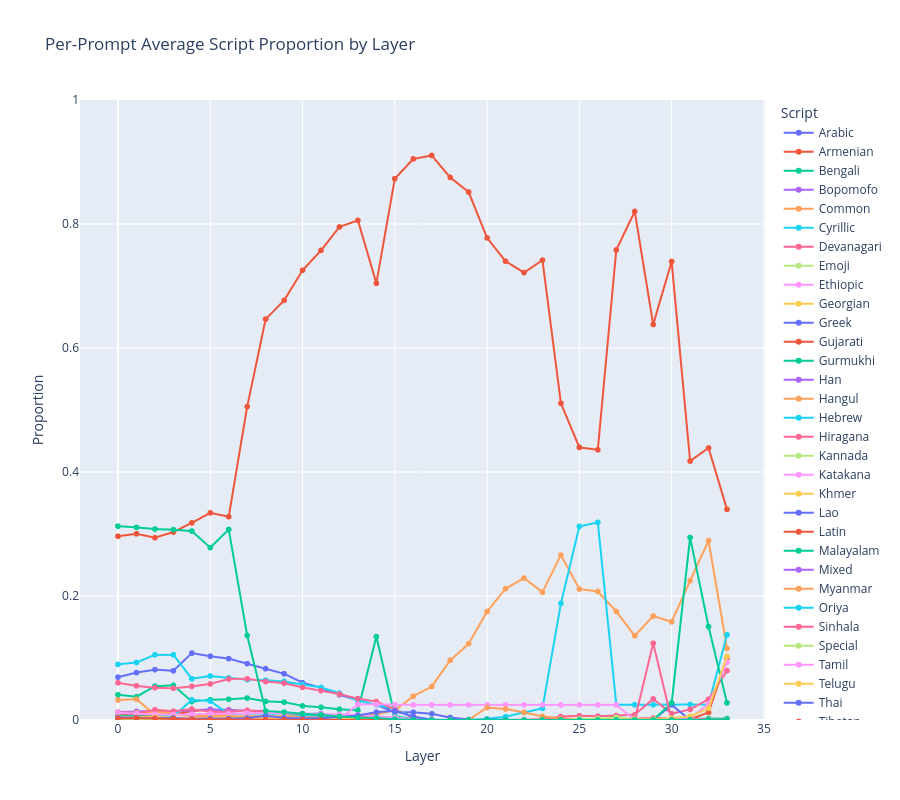

The notebook cell this image was saved under:
### Code cell
lang_prop(["layer", "script"])

### Figure 1 — Plotly figure (JSON) as saved in the notebook; plotly's stock layout.template omitted (floating-point values rounded to 4 significant figures)
{"data": [{"hovertemplate": "Script=Arabic<br>Layer=%{x}<br>Proportion=%{y}<extra></extra>", "legendgroup": "Arabic", "line": {"color": "#636efa", "dash": "solid"}, "marker": {"symbol": "circle"}, "mode": "lines+markers", "name": "Arabic", "showlegend": true, "type": "scattergl", "x": [0, 1, 2, 3, 4, 5, 6, 7, 8, 9, 10, 11, 12, 13, 14, 15, 16, 17, 18, 19, 20, 21, 22, 23, 24, 25, 26, 27, 28, 29, 30, 31, 32, 33], "xaxis": "x", "y": [0.06916, 0.07647, 0.08127, 0.07941, 0.1079, 0.1029, 0.099, 0.09084, 0.08266, 0.07459, 0.0602, 0.052, 0.0407, 0.03179, 0.02453, 0.01247, 0.01245, 0.009985, 0.00397, 0.0008184, 0.0001693, 0.0, 0.0, 0.0009794, 5.299e-05, 3.646e-05, 7.692e-06, 7.047e-05, 0.0001365, 0.0001236, 0.0001316, 0.0002448, 0.0002658, 0.0002276], "yaxis": "y"}, {"hovertemplate": "Script=Armenian<br>Layer=%{x}<br>Proportion=%{y}<extra></extra>", "legendgroup": "Armenian", "line": {"color": "#EF553B", "dash": "solid"}, "marker": {"symbol": "circle"}, "mode": "lines+markers", "name": "Armenian", "showlegend": true, "type": "scattergl", "x": [0, 1, 2, 3, 4, 5, 6, 7, 8, 9, 10, 11, 12, 13, 14, 15, 16, 17, 18, 19, 20, 21, 22, 23, 24, 25, 26, 27, 28, 29, 30, 31, 32, 33], "xaxis": "x", "y": [6.829e-05, 7.305e-05, 8.013e-06, 0.0001614, 0.0002907, 0.000494, 0.0004256, 0.0005754, 0.0006012, 0.000876, 0.0004962, 0.0005243, 0.0004901, 0.00108, 0.0008019, 0.0004449, 3.318e-05, 0.0, 0.0, 0.0, 0.0, 0.0, 0.0, 0.0, 0.0, 0.0, 0.0, 0.0, 2.48e-05, 6.867e-05, 4.545e-05, 7.806e-05, 8.547e-06, 6.305e-06], "yaxis": "y"}, {"hovertemplate": "Script=Bengali<br>Layer=%{x}<br>Proportion=%{y}<extra></extra>", "legendgroup": "Bengali", "line": {"color": "#00cc96", "dash": "solid"}, "marker": {"symbol": "circle"}, "mode": "lines+markers", "name": "Bengali", "showlegend": true, "type": "scattergl", "x": [0, 1, 2, 3, 4, 5, 6, 7, 8, 9, 10, 11, 12, 13, 14, 15, 16, 17, 18, 19, 20, 21, 22, 23, 24, 25, 26, 27, 28, 29, 30, 31, 32, 33], "xaxis": "x", "y": [0.04079, 0.0375, 0.05454, 0.05584, 0.02986, 0.03262, 0.03338, 0.03538, 0.03006, 0.02888, 0.0227, 0.02064, 0.01728, 0.01559, 0.1345, 0.00599, 0.001936, 0.0001115, 4.896e-05, 4.896e-05, 0.000118, 0.0, 0.0, 1.518e-05, 0.0002665, 0.0001567, 0.0002769, 0.0005491, 0.0007986, 0.0009134, 0.00136, 0.001932, 0.002169, 0.002353], "yaxis": "y"}, {"hovertemplate": "Script=Bopomofo<br>Layer=%{x}<br>Proportion=%{y}<extra></extra>", "legendgroup": "Bopomofo", "line": {"color": "#ab63fa", "dash": "solid"}, "marker": {"symbol": "circle"}, "mode": "lines+markers", "name": "Bopomofo", "showlegend": true, "type": "scattergl", "x": [0, 1, 2, 3, 4, 5, 6, 7, 8, 9, 10, 11, 12, 13, 14, 15, 16, 17, 18, 19, 20, 21, 22, 23, 24, 25, 26, 27, 28, 29, 30, 31, 32, 33], "xaxis": "x", "y": [0.0, 0.0, 0.0, 0.0, 0.0, 0.0, 0.0, 0.0, 0.0, 0.0, 0.0, 8.013e-06, 0.0, 0.0, 0.0, 0.0, 0.0, 0.0, 0.0, 0.0, 0.0, 0.0, 0.0, 0.0, 0.0, 0.0, 0.0, 0.0, 0.0, 0.0, 0.0, 0.0, 0.0, 0.0], "yaxis": "y"}, {"hovertemplate": "Script=Common<br>Layer=%{x}<br>Proportion=%{y}<extra></extra>", "legendgroup": "Common", "line": {"color": "#FFA15A", "dash": "solid"}, "marker": {"symbol": "circle"}, "mode": "lines+markers", "name": "Common", "showlegend": true, "type": "scattergl", "x": [0, 1, 2, 3, 4, 5, 6, 7, 8, 9, 10, 11, 12, 13, 14, 15, 16, 17, 18, 19, 20, 21, 22, 23, 24, 25, 26, 27, 28, 29, 30, 31, 32, 33], "xaxis": "x", "y": [0.03219, 0.0336, 0.008297, 0.009636, 0.005855, 0.009162, 0.006589, 0.005873, 0.006365, 0.005939, 0.006397, 0.005976, 0.005083, 0.006382, 0.008993, 0.01547, 0.03833, 0.05404, 0.09626, 0.123, 0.175, 0.2119, 0.2289, 0.2062, 0.266, 0.2111, 0.2074, 0.1751, 0.1359, 0.1677, 0.1584, 0.2245, 0.2891, 0.1154], "yaxis": "y"}, {"hovertemplate": "Script=Cyrillic<br>Layer=%{x}<br>Proportion=%{y}<extra></extra>", "legendgroup": "Cyrillic", "line": {"color": "#19d3f3", "dash": "solid"}, "marker": {"symbol": "circle"}, "mode": "lines+markers", "name": "Cyrillic", "showlegend": true, "type": "scattergl", "x": [0, 1, 2, 3, 4, 5, 6, 7, 8, 9, 10, 11, 12, 13, 14, 15, 16, 17, 18, 19, 20, 21, 22, 23, 24, 25, 26, 27, 28, 29, 30, 31, 32, 33], "xaxis": "x", "y": [0.08979, 0.09275, 0.1051, 0.1051, 0.06655, 0.07098, 0.06788, 0.06503, 0.06421, 0.06215, 0.0573, 0.05249, 0.04328, 0.03155, 0.02457, 0.01779, 0.004719, 0.0001249, 4.71e-05, 8.013e-06, 0.001952, 0.005267, 0.01221, 0.01872, 0.1882, 0.3122, 0.3187, 0.02456, 0.02458, 0.02463, 0.02487, 0.02495, 0.02465, 0.1375], "yaxis": "y"}, {"hovertemplate": "Script=Devanagari<br>Layer=%{x}<br>Proportion=%{y}<extra></extra>", "legendgroup": "Devanagari", "line": {"color": "#FF6692", "dash": "solid"}, "marker": {"symbol": "circle"}, "mode": "lines+markers", "name": "Devanagari", "showlegend": true, "type": "scattergl", "x": [0, 1, 2, 3, 4, 5, 6, 7, 8, 9, 10, 11, 12, 13, 14, 15, 16, 17, 18, 19, 20, 21, 22, 23, 24, 25, 26, 27, 28, 29, 30, 31, 32, 33], "xaxis": "x", "y": [0.06, 0.05509, 0.05198, 0.05111, 0.05424, 0.0582, 0.0661, 0.06652, 0.06206, 0.05953, 0.05254, 0.04728, 0.04174, 0.03443, 0.02979, 0.0171, 0.003564, 0.0001799, 2.341e-05, 1.731e-05, 1.731e-05, 2.625e-05, 0.0005102, 0.001357, 0.005628, 0.006756, 0.006204, 0.007225, 0.008641, 0.03395, 0.01027, 0.01707, 0.03351, 0.07976], "yaxis": "y"}, {"hovertemplate": "Script=Emoji<br>Layer=%{x}<br>Proportion=%{y}<extra></extra>", "legendgroup": "Emoji", "line": {"color": "#B6E880", "dash": "solid"}, "marker": {"symbol": "circle"}, "mode": "lines+markers", "name": "Emoji", "showlegend": true, "type": "scattergl", "x": [0, 1, 2, 3, 4, 5, 6, 7, 8, 9, 10, 11, 12, 13, 14, 15, 16, 17, 18, 19, 20, 21, 22, 23, 24, 25, 26, 27, 28, 29, 30, 31, 32, 33], "xaxis": "x", "y": [0.0002229, 0.000299, 0.0008441, 0.00059, 0.0004438, 0.0008272, 0.0006412, 0.0004684, 0.0005052, 0.0003055, 0.0004381, 0.0003081, 0.0003295, 0.0004451, 0.0004596, 0.0002666, 1.956e-05, 0.0, 0.0, 0.0, 0.0, 0.0, 0.0, 0.0, 0.0, 0.0, 0.0, 0.0, 0.0, 0.0, 0.0, 0.0, 0.0, 0.0], "yaxis": "y"}, {"hovertemplate": "Script=Ethiopic<br>Layer=%{x}<br>Proportion=%{y}<extra></extra>", "legendgroup": "Ethiopic", "line": {"color": "#FF97FF", "dash": "solid"}, "marker": {"symbol": "circle"}, "mode": "lines+markers", "name": "Ethiopic", "showlegend": true, "type": "scattergl", "x": [0, 1, 2, 3, 4, 5, 6, 7, 8, 9, 10, 11, 12, 13, 14, 15, 16, 17, 18, 19, 20, 21, 22, 23, 24, 25, 26, 27, 28, 29, 30, 31, 32, 33], "xaxis": "x", "y": [0.0009488, 0.0008031, 0.0004724, 0.000806, 0.0005013, 0.0006302, 0.0007073, 0.0006659, 0.0007323, 0.000709, 0.0006008, 0.0006449, 0.001261, 0.02522, 0.02512, 0.02477, 0.02438, 0.02437, 0.02437, 0.02437, 0.02437, 0.02437, 0.02437, 0.02437, 0.02437, 0.02437, 0.02437, 0.02437, 0.0, 0.0, 0.0, 0.0, 5.656e-06, 1.914e-05], "yaxis": "y"}, {"hovertemplate": "Script=Georgian<br>Layer=%{x}<br>Proportion=%{y}<extra></extra>", "legendgroup": "Georgian", "line": {"color": "#FECB52", "dash": "solid"}, "marker": {"symbol": "circle"}, "mode": "lines+markers", "name": "Georgian", "showlegend": true, "type": "scattergl", "x": [0, 1, 2, 3, 4, 5, 6, 7, 8, 9, 10, 11, 12, 13, 14, 15, 16, 17, 18, 19, 20, 21, 22, 23, 24, 25, 26, 27, 28, 29, 30, 31, 32, 33], "xaxis": "x", "y": [0.0003051, 0.000542, 0.0006917, 0.0008938, 0.0003874, 0.0003055, 0.0003176, 0.000325, 0.0002516, 0.0002124, 0.0001336, 8.094e-05, 8.887e-05, 4.997e-05, 2.838e-05, 0.0, 0.0, 0.0, 0.0, 0.0, 0.0, 0.0, 0.0, 0.0, 0.0, 0.0, 0.0, 0.0, 0.0, 0.0, 3.504e-05, 2.526e-05, 1.099e-05, 1.839e-05], "yaxis": "y"}, {"hovertemplate": "Script=Greek<br>Layer=%{x}<br>Proportion=%{y}<extra></extra>", "legendgroup": "Greek", "line": {"color": "#636efa", "dash": "solid"}, "marker": {"symbol": "circle"}, "mode": "lines+markers", "name": "Greek", "showlegend": true, "type": "scattergl", "x": [0, 1, 2, 3, 4, 5, 6, 7, 8, 9, 10, 11, 12, 13, 14, 15, 16, 17, 18, 19, 20, 21, 22, 23, 24, 25, 26, 27, 28, 29, 30, 31, 32, 33], "xaxis": "x", "y": [0.0007405, 0.0009881, 0.0007331, 0.001048, 0.0006367, 0.0008365, 0.00114, 0.001121, 0.001312, 0.001615, 0.001181, 0.0008721, 0.0008032, 0.0005613, 0.0004706, 8.11e-05, 0.0, 0.0, 0.0, 0.0, 0.0, 0.0, 0.0, 0.0, 0.0, 0.0, 8.945e-06, 5.495e-06, 2.096e-05, 0.0, 0.02438, 5.213e-05, 7.523e-05, 1.131e-05], "yaxis": "y"}, {"hovertemplate": "Script=Gujarati<br>Layer=%{x}<br>Proportion=%{y}<extra></extra>", "legendgroup": "Gujarati", "line": {"color": "#EF553B", "dash": "solid"}, "marker": {"symbol": "circle"}, "mode": "lines+markers", "name": "Gujarati", "showlegend": true, "type": "scattergl", "x": [0, 1, 2, 3, 4, 5, 6, 7, 8, 9, 10, 11, 12, 13, 14, 15, 16, 17, 18, 19, 20, 21, 22, 23, 24, 25, 26, 27, 28, 29, 30, 31, 32, 33], "xaxis": "x", "y": [0.009079, 0.008057, 0.008925, 0.009049, 0.01421, 0.01682, 0.01636, 0.01508, 0.01366, 0.01222, 0.007881, 0.005491, 0.005906, 0.003934, 0.003243, 0.0006981, 9.177e-05, 0.0, 0.0, 0.0, 0.0, 0.0, 0.0, 0.0, 0.0, 0.0, 2.072e-05, 4.738e-05, 0.0001594, 0.0002248, 0.0003711, 0.001057, 0.01215, 0.09992], "yaxis": "y"}, {"hovertemplate": "Script=Gurmukhi<br>Layer=%{x}<br>Proportion=%{y}<extra></extra>", "legendgroup": "Gurmukhi", "line": {"color": "#00cc96", "dash": "solid"}, "marker": {"symbol": "circle"}, "mode": "lines+markers", "name": "Gurmukhi", "showlegend": true, "type": "scattergl", "x": [0, 1, 2, 3, 4, 5, 6, 7, 8, 9, 10, 11, 12, 13, 14, 15, 16, 17, 18, 19, 20, 21, 22, 23, 24, 25, 26, 27, 28, 29, 30, 31, 32, 33], "xaxis": "x", "y": [0.00116, 0.001803, 0.001791, 0.001762, 0.001712, 0.001937, 0.001935, 0.00177, 0.00179, 0.001683, 0.001141, 0.0008966, 0.0007394, 0.0003756, 0.0003654, 5.594e-05, 0.0, 0.0, 0.0, 0.0, 0.0, 0.0, 0.0, 0.0, 0.0, 0.0, 0.0, 0.0, 8.013e-06, 1.933e-05, 2.972e-05, 6.164e-05, 5.97e-05, 0.0], "yaxis": "y"}, {"hovertemplate": "Script=Han<br>Layer=%{x}<br>Proportion=%{y}<extra></extra>", "legendgroup": "Han", "line": {"color": "#ab63fa", "dash": "solid"}, "marker": {"symbol": "circle"}, "mode": "lines+markers", "name": "Han", "showlegend": true, "type": "scattergl", "x": [0, 1, 2, 3, 4, 5, 6, 7, 8, 9, 10, 11, 12, 13, 14, 15, 16, 17, 18, 19, 20, 21, 22, 23, 24, 25, 26, 27, 28, 29, 30, 31, 32, 33], "xaxis": "x", "y": [0.01268, 0.01385, 0.0147, 0.01397, 0.01566, 0.01723, 0.01599, 0.01525, 0.01445, 0.01266, 0.009927, 0.0104, 0.006956, 0.005281, 0.004266, 0.001989, 0.0004723, 8.547e-06, 0.0001453, 0.0001453, 8.866e-05, 0.000234, 0.0, 0.0003806, 0.0005225, 0.0005449, 0.0007285, 0.000939, 0.001174, 0.001139, 0.001353, 0.001134, 0.0004006, 0.0001934], "yaxis": "y"}, {"hovertemplate": "Script=Hangul<br>Layer=%{x}<br>Proportion=%{y}<extra></extra>", "legendgroup": "Hangul", "line": {"color": "#FFA15A", "dash": "solid"}, "marker": {"symbol": "circle"}, "mode": "lines+markers", "name": "Hangul", "showlegend": true, "type": "scattergl", "x": [0, 1, 2, 3, 4, 5, 6, 7, 8, 9, 10, 11, 12, 13, 14, 15, 16, 17, 18, 19, 20, 21, 22, 23, 24, 25, 26, 27, 28, 29, 30, 31, 32, 33], "xaxis": "x", "y": [0.01224, 0.01175, 0.01349, 0.01048, 0.005805, 0.00585, 0.005511, 0.006154, 0.006475, 0.005015, 0.004826, 0.003858, 0.002836, 0.001852, 0.00155, 0.001394, 0.001168, 0.0001308, 1.993e-05, 2.111e-05, 0.02018, 0.01775, 0.01227, 0.00584, 0.002603, 0.001442, 0.001715, 0.001753, 0.002288, 0.002253, 0.002679, 0.003007, 0.0008996, 0.0008255], "yaxis": "y"}, {"hovertemplate": "Script=Hebrew<br>Layer=%{x}<br>Proportion=%{y}<extra></extra>", "legendgroup": "Hebrew", "line": {"color": "#19d3f3", "dash": "solid"}, "marker": {"symbol": "circle"}, "mode": "lines+markers", "name": "Hebrew", "showlegend": true, "type": "scattergl", "x": [0, 1, 2, 3, 4, 5, 6, 7, 8, 9, 10, 11, 12, 13, 14, 15, 16, 17, 18, 19, 20, 21, 22, 23, 24, 25, 26, 27, 28, 29, 30, 31, 32, 33], "xaxis": "x", "y": [0.003441, 0.00463, 0.005075, 0.005737, 0.03253, 0.03048, 0.009468, 0.01045, 0.01013, 0.01023, 0.007814, 0.007298, 0.005207, 0.005443, 0.004166, 0.001971, 0.0003658, 1.479e-05, 0.0, 0.0, 1.346e-05, 0.0001099, 9.129e-05, 0.0, 0.0, 0.0, 0.0, 0.0, 0.0, 8.878e-05, 0.0002438, 0.0004133, 0.0003924, 5.181e-05], "yaxis": "y"}, {"hovertemplate": "Script=Hiragana<br>Layer=%{x}<br>Proportion=%{y}<extra></extra>", "legendgroup": "Hiragana", "line": {"color": "#FF6692", "dash": "solid"}, "marker": {"symbol": "circle"}, "mode": "lines+markers", "name": "Hiragana", "showlegend": true, "type": "scattergl", "x": [0, 1, 2, 3, 4, 5, 6, 7, 8, 9, 10, 11, 12, 13, 14, 15, 16, 17, 18, 19, 20, 21, 22, 23, 24, 25, 26, 27, 28, 29, 30, 31, 32, 33], "xaxis": "x", "y": [0.01257, 0.0105, 0.01647, 0.01417, 0.01763, 0.0132, 0.01328, 0.01556, 0.01362, 0.01035, 0.01006, 0.008127, 0.007548, 0.006453, 0.005626, 0.003198, 0.0002873, 0.0, 0.0, 0.0, 0.0, 5.574e-06, 3.71e-05, 0.0004079, 0.001079, 0.001382, 0.00177, 0.00208, 0.002288, 0.0033, 0.002556, 0.002715, 0.0005823, 0.0002286], "yaxis": "y"}, {"hovertemplate": "Script=Kannada<br>Layer=%{x}<br>Proportion=%{y}<extra></extra>", "legendgroup": "Kannada", "line": {"color": "#B6E880", "dash": "solid"}, "marker": {"symbol": "circle"}, "mode": "lines+markers", "name": "Kannada", "showlegend": true, "type": "scattergl", "x": [0, 1, 2, 3, 4, 5, 6, 7, 8, 9, 10, 11, 12, 13, 14, 15, 16, 17, 18, 19, 20, 21, 22, 23, 24, 25, 26, 27, 28, 29, 30, 31, 32, 33], "xaxis": "x", "y": [0.003212, 0.002404, 0.001146, 0.001062, 0.0006822, 0.001298, 0.0009913, 0.0009499, 0.0006037, 0.0004491, 0.0005297, 0.0003005, 0.0003772, 0.00044, 0.0003345, 9.337e-05, 0.0, 0.0, 0.0, 0.0, 0.0, 0.0, 0.0, 0.0, 0.0, 0.0, 0.0, 0.0, 9.862e-06, 3.204e-05, 3.696e-05, 2.383e-05, 5.383e-05, 0.0001199], "yaxis": "y"}, {"hovertemplate": "Script=Katakana<br>Layer=%{x}<br>Proportion=%{y}<extra></extra>", "legendgroup": "Katakana", "line": {"color": "#FF97FF", "dash": "solid"}, "marker": {"symbol": "circle"}, "mode": "lines+markers", "name": "Katakana", "showlegend": true, "type": "scattergl", "x": [0, 1, 2, 3, 4, 5, 6, 7, 8, 9, 10, 11, 12, 13, 14, 15, 16, 17, 18, 19, 20, 21, 22, 23, 24, 25, 26, 27, 28, 29, 30, 31, 32, 33], "xaxis": "x", "y": [0.001928, 0.001146, 0.001231, 0.001422, 0.001248, 0.00124, 0.001441, 0.001426, 0.001155, 0.000951, 0.0008374, 0.0006701, 0.0004525, 0.0003855, 0.0003325, 0.000127, 3.309e-05, 0.0, 0.0, 0.0, 0.0, 0.0, 0.0, 0.0, 9.381e-06, 0.0, 0.0, 0.0, 4.222e-05, 5.167e-05, 0.0001006, 0.0003487, 0.0004266, 0.0001084], "yaxis": "y"}, {"hovertemplate": "Script=Khmer<br>Layer=%{x}<br>Proportion=%{y}<extra></extra>", "legendgroup": "Khmer", "line": {"color": "#FECB52", "dash": "solid"}, "marker": {"symbol": "circle"}, "mode": "lines+markers", "name": "Khmer", "showlegend": true, "type": "scattergl", "x": [0, 1, 2, 3, 4, 5, 6, 7, 8, 9, 10, 11, 12, 13, 14, 15, 16, 17, 18, 19, 20, 21, 22, 23, 24, 25, 26, 27, 28, 29, 30, 31, 32, 33], "xaxis": "x", "y": [0.001665, 0.001205, 0.0008614, 0.0008424, 0.0004798, 0.0004148, 0.0005156, 0.0005781, 0.0004512, 0.0004468, 0.0004864, 0.0002637, 0.000363, 0.0002983, 0.0002052, 1.04e-05, 0.0, 0.0, 0.0, 0.0, 0.0, 0.0, 0.0, 0.0, 0.0, 0.0, 0.0, 0.0, 0.0, 0.0, 0.0, 0.0, 0.0, 0.0], "yaxis": "y"}, {"hovertemplate": "Script=Lao<br>Layer=%{x}<br>Proportion=%{y}<extra></extra>", "legendgroup": "Lao", "line": {"color": "#636efa", "dash": "solid"}, "marker": {"symbol": "circle"}, "mode": "lines+markers", "name": "Lao", "showlegend": true, "type": "scattergl", "x": [0, 1, 2, 3, 4, 5, 6, 7, 8, 9, 10, 11, 12, 13, 14, 15, 16, 17, 18, 19, 20, 21, 22, 23, 24, 25, 26, 27, 28, 29, 30, 31, 32, 33], "xaxis": "x", "y": [6.252e-05, 0.0001667, 0.0001024, 8.632e-05, 1.603e-05, 4.803e-05, 5.587e-05, 7.816e-05, 3.215e-05, 2.225e-05, 1.717e-05, 1.717e-05, 1.902e-05, 4.309e-05, 3.525e-05, 0.0, 0.0, 0.0, 0.0, 0.0, 0.0, 0.0, 0.0, 0.0, 0.0, 0.0, 0.0, 0.0, 0.0, 0.0, 1.536e-05, 0.0, 0.0, 0.0], "yaxis": "y"}, {"hovertemplate": "Script=Latin<br>Layer=%{x}<br>Proportion=%{y}<extra></extra>", "legendgroup": "Latin", "line": {"color": "#EF553B", "dash": "solid"}, "marker": {"symbol": "circle"}, "mode": "lines+markers", "name": "Latin", "showlegend": true, "type": "scattergl", "x": [0, 1, 2, 3, 4, 5, 6, 7, 8, 9, 10, 11, 12, 13, 14, 15, 16, 17, 18, 19, 20, 21, 22, 23, 24, 25, 26, 27, 28, 29, 30, 31, 32, 33], "xaxis": "x", "y": [0.2964, 0.3004, 0.2941, 0.3031, 0.3179, 0.3341, 0.3279, 0.5054, 0.6465, 0.6768, 0.7254, 0.7574, 0.7953, 0.8059, 0.7045, 0.8731, 0.9049, 0.9105, 0.8751, 0.8516, 0.7776, 0.74, 0.7217, 0.7416, 0.5109, 0.4396, 0.4358, 0.7581, 0.8202, 0.638, 0.7395, 0.4176, 0.4387, 0.3398], "yaxis": "y"}, {"hovertemplate": "Script=Malayalam<br>Layer=%{x}<br>Proportion=%{y}<extra></extra>", "legendgroup": "Malayalam", "line": {"color": "#00cc96", "dash": "solid"}, "marker": {"symbol": "circle"}, "mode": "lines+markers", "name": "Malayalam", "showlegend": true, "type": "scattergl", "x": [0, 1, 2, 3, 4, 5, 6, 7, 8, 9, 10, 11, 12, 13, 14, 15, 16, 17, 18, 19, 20, 21, 22, 23, 24, 25, 26, 27, 28, 29, 30, 31, 32, 33], "xaxis": "x", "y": [0.006966, 0.006349, 0.004976, 0.004228, 0.001728, 0.002084, 0.002108, 0.002424, 0.00295, 0.00258, 0.00201, 0.001606, 0.001477, 0.001058, 0.002581, 0.001975, 0.0001348, 0.0, 0.0, 0.0, 0.0, 0.0, 0.0, 0.0, 0.0, 0.0, 0.0, 0.0, 7.849e-06, 0.0, 0.02751, 0.2942, 0.1506, 0.02762], "yaxis": "y"}, {"hovertemplate": "Script=Mixed<br>Layer=%{x}<br>Proportion=%{y}<extra></extra>", "legendgroup": "Mixed", "line": {"color": "#ab63fa", "dash": "solid"}, "marker": {"symbol": "circle"}, "mode": "lines+markers", "name": "Mixed", "showlegend": true, "type": "scattergl", "x": [0, 1, 2, 3, 4, 5, 6, 7, 8, 9, 10, 11, 12, 13, 14, 15, 16, 17, 18, 19, 20, 21, 22, 23, 24, 25, 26, 27, 28, 29, 30, 31, 32, 33], "xaxis": "x", "y": [0.003563, 0.0031, 0.003544, 0.002624, 0.002197, 0.002106, 0.001933, 0.001955, 0.001576, 0.001095, 0.0008912, 0.0006466, 0.0005599, 0.0007884, 0.0005962, 0.0002331, 2.835e-05, 0.0, 0.0, 0.0, 0.0, 0.0, 0.0, 0.0001073, 8.742e-05, 0.0001367, 0.00014, 0.0002437, 0.0003377, 0.0003442, 0.0005167, 0.0001873, 3.801e-05, 7.123e-06], "yaxis": "y"}, {"hovertemplate": "Script=Myanmar<br>Layer=%{x}<br>Proportion=%{y}<extra></extra>", "legendgroup": "Myanmar", "line": {"color": "#FFA15A", "dash": "solid"}, "marker": {"symbol": "circle"}, "mode": "lines+markers", "name": "Myanmar", "showlegend": true, "type": "scattergl", "x": [0, 1, 2, 3, 4, 5, 6, 7, 8, 9, 10, 11, 12, 13, 14, 15, 16, 17, 18, 19, 20, 21, 22, 23, 24, 25, 26, 27, 28, 29, 30, 31, 32, 33], "xaxis": "x", "y": [0.0002409, 0.0001946, 0.0003201, 0.0001547, 7.043e-05, 0.0001782, 0.0002569, 0.0001723, 0.0001788, 9.584e-05, 7.555e-05, 6.095e-05, 4.365e-05, 3.118e-05, 2.455e-05, 9.615e-06, 0.0, 0.0, 0.0, 0.0, 0.0, 0.0, 0.0, 0.0, 0.0, 0.0, 1.131e-05, 0.0, 1.967e-05, 1.774e-05, 2.461e-05, 3.722e-05, 0.0, 0.0], "yaxis": "y"}, {"hovertemplate": "Script=Oriya<br>Layer=%{x}<br>Proportion=%{y}<extra></extra>", "legendgroup": "Oriya", "line": {"color": "#19d3f3", "dash": "solid"}, "marker": {"symbol": "circle"}, "mode": "lines+markers", "name": "Oriya", "showlegend": true, "type": "scattergl", "x": [0, 1, 2, 3, 4, 5, 6, 7, 8, 9, 10, 11, 12, 13, 14, 15, 16, 17, 18, 19, 20, 21, 22, 23, 24, 25, 26, 27, 28, 29, 30, 31, 32, 33], "xaxis": "x", "y": [0.00409, 0.0035, 0.001836, 0.00119, 0.002259, 0.00175, 0.001712, 0.001447, 0.001444, 0.0005035, 0.0002577, 0.0002124, 0.0001578, 9.167e-05, 9.519e-05, 1.282e-05, 0.0, 0.0, 0.0, 0.0, 0.0, 0.0, 0.0, 0.0, 0.0, 0.0, 0.0, 0.0, 0.0, 0.0, 0.0, 0.0, 0.0, 0.0], "yaxis": "y"}, {"hovertemplate": "Script=Sinhala<br>Layer=%{x}<br>Proportion=%{y}<extra></extra>", "legendgroup": "Sinhala", "line": {"color": "#FF6692", "dash": "solid"}, "marker": {"symbol": "circle"}, "mode": "lines+markers", "name": "Sinhala", "showlegend": true, "type": "scattergl", "x": [0, 1, 2, 3, 4, 5, 6, 7, 8, 9, 10, 11, 12, 13, 14, 15, 16, 17, 18, 19, 20, 21, 22, 23, 24, 25, 26, 27, 28, 29, 30, 31, 32, 33], "xaxis": "x", "y": [0.0006148, 0.0005248, 0.0003334, 0.0004465, 0.0001846, 0.0002407, 0.0003201, 0.0003815, 0.0003508, 0.0002744, 0.0002141, 0.0001609, 0.0001234, 3e-05, 3.466e-05, 0.0, 0.0, 0.0, 0.0, 0.0, 0.0, 0.0, 0.0, 0.0, 0.0, 0.0, 0.0, 0.0, 0.0, 0.1238, 0.0, 0.0, 0.0, 2.421e-05], "yaxis": "y"}, {"hovertemplate": "Script=Special<br>Layer=%{x}<br>Proportion=%{y}<extra></extra>", "legendgroup": "Special", "line": {"color": "#B6E880", "dash": "solid"}, "marker": {"symbol": "circle"}, "mode": "lines+markers", "name": "Special", "showlegend": true, "type": "scattergl", "x": [0, 1, 2, 3, 4, 5, 6, 7, 8, 9, 10, 11, 12, 13, 14, 15, 16, 17, 18, 19, 20, 21, 22, 23, 24, 25, 26, 27, 28, 29, 30, 31, 32, 33], "xaxis": "x", "y": [0.0, 1.752e-05, 4.091e-05, 0.0001087, 0.0, 0.0, 5.121e-05, 3.293e-05, 2.527e-05, 1.691e-05, 2.508e-05, 1.672e-05, 0.0, 8.361e-06, 0.0, 0.0, 0.0, 0.0, 0.0, 0.0, 0.0, 0.0, 0.0, 0.0, 0.0, 0.001752, 0.002291, 0.004166, 0.001672, 0.001034, 0.000958, 0.0008495, 0.0005701, 3.639e-05], "yaxis": "y"}, {"hovertemplate": "Script=Tamil<br>Layer=%{x}<br>Proportion=%{y}<extra></extra>", "legendgroup": "Tamil", "line": {"color": "#FF97FF", "dash": "solid"}, "marker": {"symbol": "circle"}, "mode": "lines+markers", "name": "Tamil", "showlegend": true, "type": "scattergl", "x": [0, 1, 2, 3, 4, 5, 6, 7, 8, 9, 10, 11, 12, 13, 14, 15, 16, 17, 18, 19, 20, 21, 22, 23, 24, 25, 26, 27, 28, 29, 30, 31, 32, 33], "xaxis": "x", "y": [0.01137, 0.0101, 0.009193, 0.008761, 0.008902, 0.01014, 0.01009, 0.01081, 0.01143, 0.01109, 0.01079, 0.009381, 0.009075, 0.008328, 0.006013, 0.004247, 0.001201, 6.519e-06, 0.0, 0.0, 0.0, 0.0, 0.0, 1.342e-05, 9.536e-05, 3.501e-05, 0.0001102, 0.000218, 0.0003398, 0.0005969, 0.001434, 0.002971, 0.02611, 0.09298], "yaxis": "y"}, {"hovertemplate": "Script=Telugu<br>Layer=%{x}<br>Proportion=%{y}<extra></extra>", "legendgroup": "Telugu", "line": {"color": "#FECB52", "dash": "solid"}, "marker": {"symbol": "circle"}, "mode": "lines+markers", "name": "Telugu", "showlegend": true, "type": "scattergl", "x": [0, 1, 2, 3, 4, 5, 6, 7, 8, 9, 10, 11, 12, 13, 14, 15, 16, 17, 18, 19, 20, 21, 22, 23, 24, 25, 26, 27, 28, 29, 30, 31, 32, 33], "xaxis": "x", "y": [0.005285, 0.004754, 0.004802, 0.004185, 0.002425, 0.003057, 0.003796, 0.003481, 0.00281, 0.002567, 0.001942, 0.001271, 0.001244, 0.001036, 0.0007538, 0.0005108, 6.75e-05, 0.0, 0.0, 0.0, 0.0, 0.0, 0.0, 1.455e-05, 0.0001802, 0.000342, 0.0004283, 0.0005396, 0.001176, 0.001559, 0.00291, 0.00589, 0.01879, 0.1026], "yaxis": "y"}, {"hovertemplate": "Script=Thai<br>Layer=%{x}<br>Proportion=%{y}<extra></extra>", "legendgroup": "Thai", "line": {"color": "#636efa", "dash": "solid"}, "marker": {"symbol": "circle"}, "mode": "lines+markers", "name": "Thai", "showlegend": true, "type": "scattergl", "x": [0, 1, 2, 3, 4, 5, 6, 7, 8, 9, 10, 11, 12, 13, 14, 15, 16, 17, 18, 19, 20, 21, 22, 23, 24, 25, 26, 27, 28, 29, 30, 31, 32, 33], "xaxis": "x", "y": [0.004163, 0.003909, 0.002753, 0.003314, 0.001926, 0.002318, 0.002257, 0.002994, 0.006776, 0.003269, 0.002666, 0.002807, 0.004817, 0.007303, 0.01272, 0.01466, 0.005576, 0.0004888, 0.0, 7.396e-06, 0.0005021, 0.0003813, 0.0, 0.0, 1.456e-05, 1.875e-05, 3.835e-05, 5.472e-05, 0.0001496, 0.0001358, 0.0002098, 0.0004602, 0.0003177, 0.0001657], "yaxis": "y"}, {"hovertemplate": "Script=Tibetan<br>Layer=%{x}<br>Proportion=%{y}<extra></extra>", "legendgroup": "Tibetan", "line": {"color": "#EF553B", "dash": "solid"}, "marker": {"symbol": "circle"}, "mode": "lines+markers", "name": "Tibetan", "showlegend": true, "type": "scattergl", "x": [0, 1, 2, 3, 4, 5, 6, 7, 8, 9, 10, 11, 12, 13, 14, 15, 16, 17, 18, 19, 20, 21, 22, 23, 24, 25, 26, 27, 28, 29, 30, 31, 32, 33], "xaxis": "x", "y": [0.002357, 0.002871, 0.002426, 0.001668, 0.001047, 0.0005469, 0.0005399, 0.00042, 0.0003448, 0.0001924, 0.0001099, 7.607e-05, 1.17e-05, 7.541e-06, 0.0, 0.0, 0.0, 0.0, 0.0, 0.0, 0.0, 0.0, 0.0, 0.0, 0.0, 0.0, 0.0, 0.0, 0.0, 0.0, 0.0, 7.692e-06, 0.0, 0.0], "yaxis": "y"}, {"hovertemplate": "Script=Unknown<br>Layer=%{x}<br>Proportion=%{y}<extra></extra>", "legendgroup": "Unknown", "line": {"color": "#00cc96", "dash": "solid"}, "marker": {"symbol": "circle"}, "mode": "lines+markers", "name": "Unknown", "showlegend": true, "type": "scattergl", "x": [0, 1, 2, 3, 4, 5, 6, 7, 8, 9, 10, 11, 12, 13, 14, 15, 16, 17, 18, 19, 20, 21, 22, 23, 24, 25, 26, 27, 28, 29, 30, 31, 32, 33], "xaxis": "x", "y": [0.3127, 0.3107, 0.308, 0.307, 0.3047, 0.278, 0.3073, 0.1363, 0.01449, 0.01272, 0.01012, 0.008244, 0.005756, 0.003845, 0.003299, 0.001304, 0.0002151, 0.0, 0.0, 0.0, 0.0, 0.0, 0.0, 0.0, 1.716e-05, 3.128e-05, 7.257e-06, 0.0, 2.61e-05, 1.716e-05, 6.728e-05, 7.23e-05, 9.527e-05, 2.61e-05], "yaxis": "y"}], "layout": {"height": 800, "legend": {"title": {"text": "Script"}, "tracegroupgap": 0}, "title": {"text": "Per-Prompt Average Script Proportion by Layer"}, "xaxis": {"anchor": "y", "domain": [0, 1], "title": {"text": "Layer"}}, "yaxis": {"anchor": "x", "domain": [0, 1], "range": [0, 1], "title": {"text": "Proportion"}}}}
